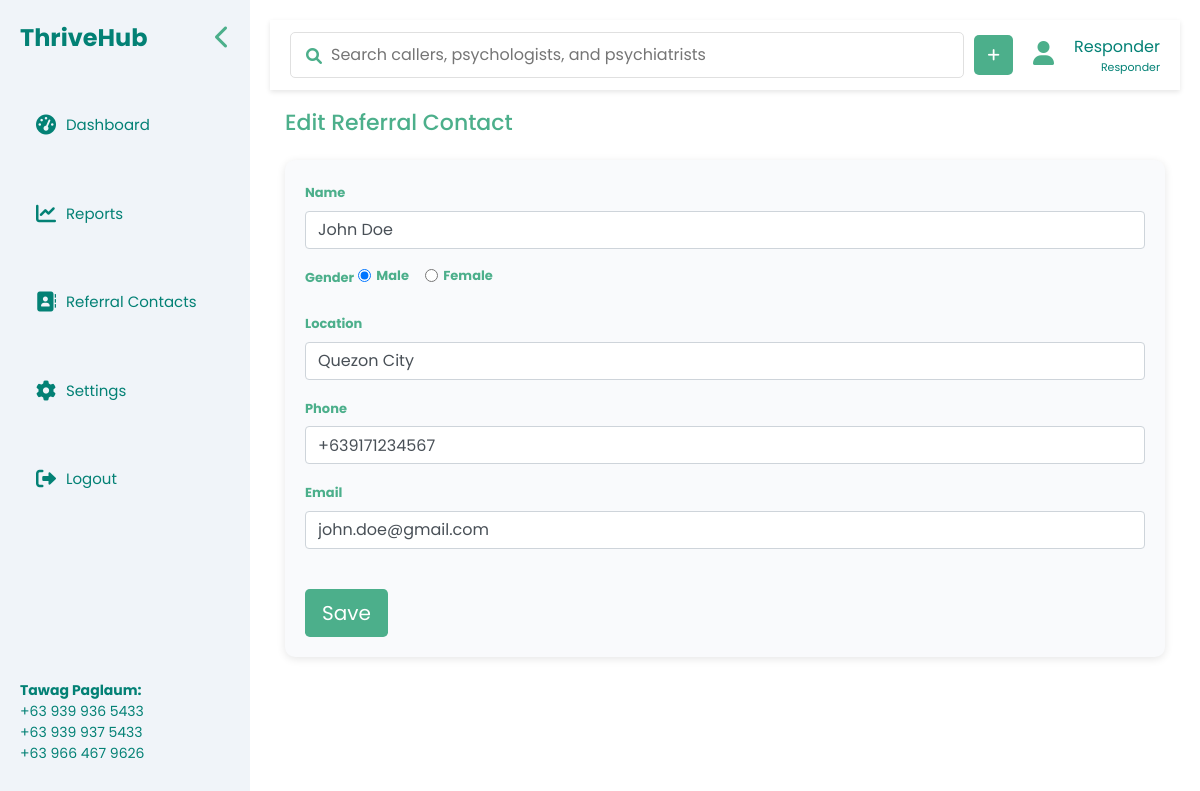
Page /edit/7/ on the earlier database version.
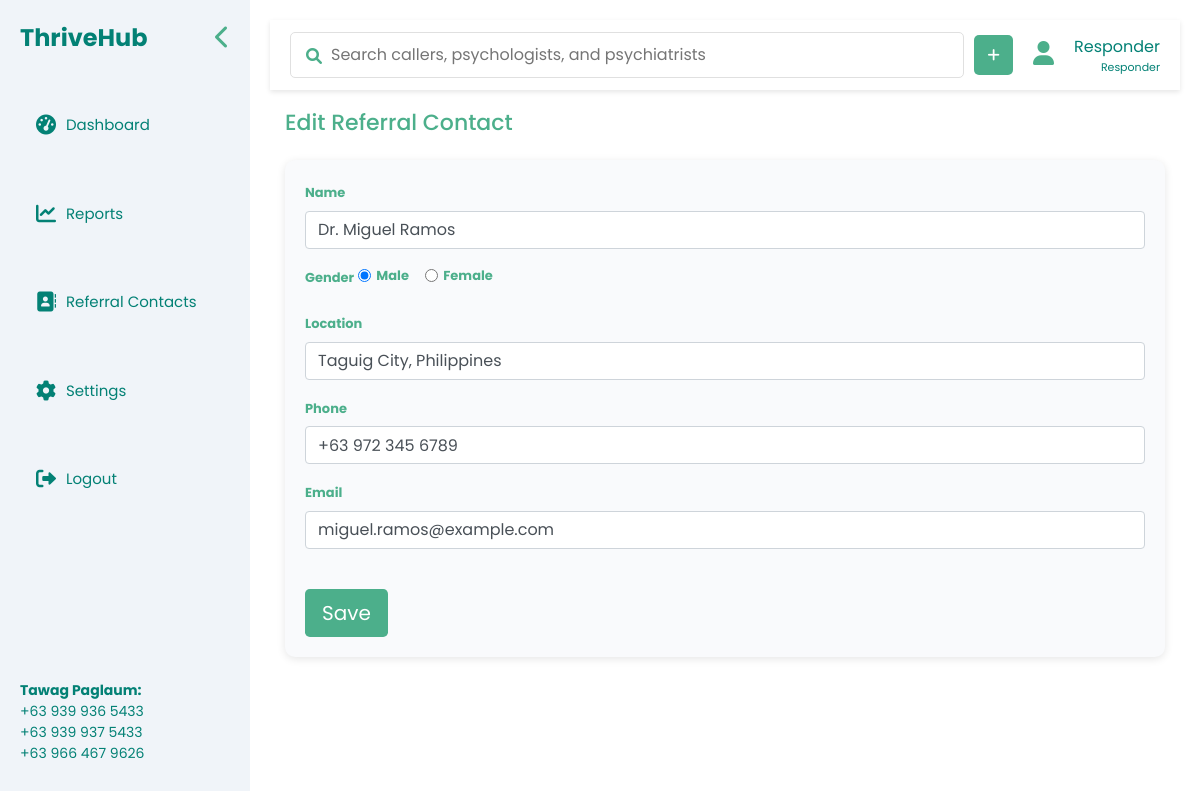
Same page on the later database version.
### form/models.py (models this page shows, shortened)
class ReferralContact(models.Model):
    name = models.CharField(max_length=255)
    gender = models.CharField(max_length=10, choices=[('Male', 'Male'), ('Female', 'Female')])
    location = models.CharField(max_length=255)
    phone = models.CharField(max_length=15, null=True, blank=True)
    email = models.EmailField(max_length=255, null=True, blank=True)
    date_updated = models.DateField(auto_now=True)

### ThriveHub/views.py (the view)
# urls.py: path('edit/<int:pk>/', views.edit_referral, name='edit_referral'),
def edit_referral(request, pk):
    contact = get_object_or_404(ReferralContact, pk=pk)
    if request.method == 'POST':
        form = ReferralContactForm(request.POST, instance=contact)
        if form.is_valid():
            form.save()
            return redirect('referrals')
    else:
        form = ReferralContactForm(instance=contact)
    return render(request, 'referral_new.html', {'form': form})

### form/forms.py
class ReferralContactForm(forms.ModelForm):
    name = forms.CharField(max_length=100)
    gender = forms.ChoiceField(choices=[('Male', 'Male'), ('Female', 'Female')])
    location = forms.CharField(max_length=100)
    phone = forms.CharField(max_length=15, required=False)
    email = forms.EmailField(required=False)
    def __init__(self, *args, **kwargs):
        super().__init__(*args, **kwargs)
        self.fields['name'].widget.attrs.update({'class': 'form-control'})
        self.fields['location'].widget.attrs.update({'class': 'form-control'})
        self.fields['phone'].widget.attrs.update({'class': 'form-control'})
        self.fields['email'].widget.attrs.update({'class': 'form-control'})
    class Meta:
        model = ReferralContact
        fields = ['name', 'gender', 'location', 'phone', 'email']

### templates/referral_new.html (shortened to what this page needs)
{% extends 'layout.html' %}
{% block content %}
<div class="container">
    <h2 id="referralTitle" class="section-title mb-4">Add/Edit Referral</h2>
    <form method="POST" class="full-form-container">
        <div class="form-group">
            <label for="name" class="form-label">Name</label>
            {{ form.name }}
        </div>
        <div class="form-group">
            <label class="form-label">Gender</label>
            <div class="form-check form-check-inline">
                <input class="form-check-input" type="radio" name="gender" value="Male" {% if form.gender.value == "Male" %}checked{% endif %}>
                <label class="form-check-label">Male</label>
            </div>
            <div class="form-check form-check-inline">
                <input class="form-check-input" type="radio" name="gender" value="Female" {% if form.gender.value == "Female" %}checked{% endif %}>
                <label class="form-check-label">Female</label>
            </div>
        </div>
        <div class="form-group">
            <label for="location" class="form-label">Location</label>
            {{ form.location }}
        </div>
        <div class="form-group">
            <label for="phone" class="form-label">Phone</label>
            {{ form.phone }}
        </div>
        <div class="form-group">
            <label for="email" class="form-label">Email</label>
            {{ form.email }}
        </div>
        <button type="submit" class="btn btn-lg def-btn mt-4">Save</button>
    </form>
</div>
{% endblock %}

Differences in the rows shown:
changed ReferralContact: name "John Doe" → "Dr. Miguel Ramos"; location "Quezon City" → "Taguig City, Philippines"; phone "+639171234567" → "+63 972 345 6789"; email "john.doe@gmail.com" → "miguel.ramos@example.com"
